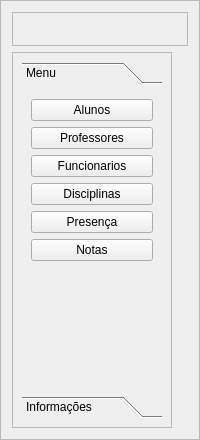
     <widget class="QFrame" name="leftFrame">
      <property name="maximumSize">
       <size>
        <width>200</width>
        <height>16777215</height>
       </size>
      </property>
      <property name="frameShape">
       <enum>QFrame::StyledPanel</enum>
      </property>
      <property name="frameShadow">
       <enum>QFrame::Raised</enum>
      </property>
      <layout class="QVBoxLayout" name="verticalLayout_2">
       <item>
        <widget class="QFrame" name="logoFrame">
         <property name="frameShape">
          <enum>QFrame::StyledPanel</enum>
         </property>
         <property name="frameShadow">
          <enum>QFrame::Raised</enum>
         </property>
         <layout class="QGridLayout" name="gridLayout_4">
          <item row="0" column="0">
           <widget class="QLabel" name="logo">
            <property name="text">
             <string>&lt;html&gt;&lt;head/&gt;&lt;body&gt;&lt;p align=&quot;center&quot;&gt;&lt;img src=&quot;:/icons/icons/escolar.png&quot;/&gt;&lt;/p&gt;&lt;/body&gt;&lt;/html&gt;</string>
            </property>
           </widget>
          </item>
         </layout>
        </widget>
       </item>
       <item>
        <widget class="QFrame" name="buttonsFrame">
         <property name="maximumSize">
          <size>
           <width>160</width>
           <height>16777215</height>
          </size>
         </property>
         <property name="frameShape">
          <enum>QFrame::StyledPanel</enum>
         </property>
         <property name="frameShadow">
          <enum>QFrame::Raised</enum>
         </property>
         <layout class="QVBoxLayout" name="verticalLayout_3">
          <item>
           <widget class="QToolBox" name="toolBox">
            <property name="enabled">
             <bool>true</bool>
            </property>
            <property name="minimumSize">
             <size>
              <width>140</width>
              <height>0</height>
             </size>
            </property>
            <property name="maximumSize">
             <size>
              <width>230</width>
              <height>16777215</height>
             </size>
            </property>
            <property name="sizeIncrement">
             <size>
              <width>230</width>
              <height>120</height>
             </size>
            </property>
            <property name="baseSize">
             <size>
              <width>230</width>
              <height>0</height>
             </size>
            </property>
            <property name="font">
             <font>
              <weight>50</weight>
              <bold>false</bold>
             </font>
            </property>
            <property name="cursor">
             <cursorShape>PointingHandCursor</cursorShape>
            </property>
            <property name="layoutDirection">
             <enum>Qt::LeftToRight</enum>
            </property>
            <property name="currentIndex">
             <number>0</number>
            </property>
            <widget class="QWidget" name="pageHome">
             <property name="enabled">
              <bool>true</bool>
             </property>
             <property name="geometry">
              <rect>
               <x>0</x>
               <y>0</y>
               <width>140</width>
               <height>676</height>
              </rect>
             </property>
             <attribute name="label">
              <string>Menu</string>
             </attribute>
             <layout class="QGridLayout" name="gridLayout">
              <item row="6" column="0">
               <spacer name="verticalSpacer">
                <property name="orientation">
                 <enum>Qt::Vertical</enum>
                </property>
                <property name="sizeType">
                 <enum>QSizePolicy::Maximum</enum>
                </property>
                <property name="sizeHint" stdset="0">
                 <size>
                  <width>0</width>
                  <height>120</height>
                 </size>
                </property>
               </spacer>
              </item>
              <item row="3" column="0">
               <widget class="QPushButton" name="btnMenuDisciplina">
                <property name="maximumSize">
                 <size>
                  <width>130</width>
                  <height>16777215</height>
                 </size>
                </property>
                <property name="cursor">
                 <cursorShape>PointingHandCursor</cursorShape>
                </property>
                <property name="text">
                 <string>Disciplinas</string>
                </property>
               </widget>
              </item>
              <item row="1" column="0">
               <widget class="QPushButton" name="btnMenuCadastroProfessor">
                <property name="maximumSize">
                 <size>
                  <width>130</width>
                  <height>16777215</height>
                 </size>
                </property>
                <property name="cursor">
                 <cursorShape>PointingHandCursor</cursorShape>
                </property>
                <property name="text">
                 <string>Professores</string>
                </property>
               </widget>
              </item>
              <item row="4" column="0">
               <widget class="QPushButton" name="btnMenuPresenca">
                <property name="maximumSize">
                 <size>
                  <width>130</width>
                  <height>16777215</height>
                 </size>
                </property>
                <property name="cursor">
                 <cursorShape>PointingHandCursor</cursorShape>
                </property>
                <property name="text">
                 <string>Presença</string>
                </property>
               </widget>
              </item>
              <item row="5" column="0">
               <widget class="QPushButton" name="btnMenuNotas">
                <property name="maximumSize">
                 <size>
                  <width>130</width>
                  <height>16777215</height>
                 </size>
                </property>
                <property name="cursor">
                 <cursorShape>PointingHandCursor</cursorShape>
                </property>
                <property name="text">
                 <string>Notas</string>
                </property>
               </widget>
              </item>
              <item row="2" column="0">
               <widget class="QPushButton" name="btnMenuCadastroFuncionario">
                <property name="maximumSize">
                 <size>
                  <width>130</width>
                  <height>16777215</height>
                 </size>
                </property>
                <property name="cursor">
                 <cursorShape>PointingHandCursor</cursorShape>
                </property>
                <property name="text">
                 <string>Funcionarios</string>
                </property>
               </widget>
              </item>
              <item row="0" column="0">
               <widget class="QPushButton" name="btnMenuCadastroAluno">
                <property name="maximumSize">
                 <size>
                  <width>130</width>
                  <height>16777215</height>
                 </size>
                </property>
                <property name="cursor">
                 <cursorShape>PointingHandCursor</cursorShape>
                </property>
                <property name="text">
                 <string>Alunos</string>
                </property>
               </widget>
              </item>
             </layout>
            </widget>
            <widget class="QWidget" name="pageInformacoes">
             <property name="geometry">
              <rect>
               <x>0</x>
               <y>0</y>
               <width>140</width>
               <height>676</height>
              </rect>
             </property>
             <attribute name="label">
              <string>Informações</string>
             </attribute>
             <layout class="QVBoxLayout" name="verticalLayout_6"/>
            </widget>
           </widget>
          </item>
         </layout>
        </widget>
       </item>
      </layout>
     </widget>
